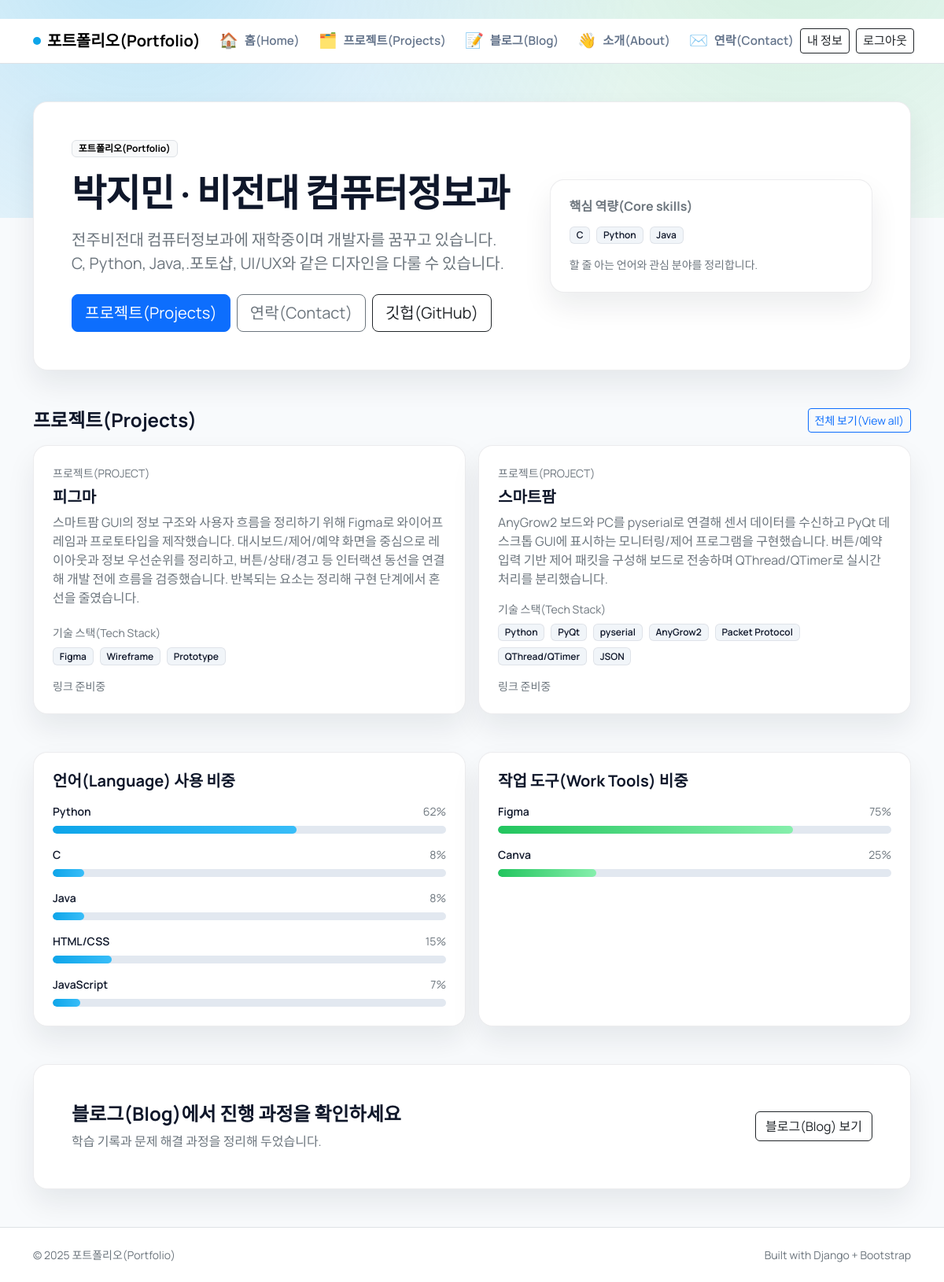
The app's page / (signed in) with its own data.
### pages/models.py (models this page shows, shortened)
class Profile(models.Model):
    user = models.OneToOneField(
        settings.AUTH_USER_MODEL,
        on_delete=models.CASCADE,
        related_name="profile",
    )
    name = models.CharField(max_length=100, blank=True)
    headline = models.CharField(max_length=200, blank=True)
    summary = models.TextField(blank=True)
    email = models.EmailField(blank=True)
    github = models.CharField(max_length=200, blank=True)
    resume = models.URLField(blank=True)
    focus_language = models.CharField(max_length=200, blank=True)
    focus_interest = models.CharField(max_length=200, blank=True)
    focus_goal = models.CharField(max_length=200, blank=True)
    updated_at = models.DateTimeField(auto_now=True)

class Project(models.Model):
    USAGE_LANGUAGE = "language"
    USAGE_TOOL = "tool"
    USAGE_OTHER = "other"
    USAGE_CHOICES = [
        (USAGE_LANGUAGE, "Language"),
        (USAGE_TOOL, "Tool"),
        (USAGE_OTHER, "Other"),
    ]
    name = models.CharField(max_length=200)
    summary = models.TextField()
    link = models.URLField(blank=True)
    tech_stack = models.JSONField(default=list, blank=True)
    details = models.JSONField(default=list, blank=True)
    highlights = models.JSONField(default=list, blank=True)
    note = models.TextField(blank=True)
    usage_title = models.CharField(max_length=120, blank=True)
    usage_type = models.CharField(max_length=20, choices=USAGE_CHOICES, blank=True)
    usage_items = models.JSONField(default=list, blank=True)
    owner = models.ForeignKey(
        settings.AUTH_USER_MODEL,
        on_delete=models.CASCADE,
        related_name="projects",
        null=True,
        blank=True,
    )
    order = models.PositiveIntegerField(default=0)
    created_at = models.DateTimeField(default=timezone.now)
    updated_at = models.DateTimeField(auto_now=True)
    class Meta:
        ordering = ["order", "-created_at"]

### pages/views.py (the view)
# urls.py: path("", views.home, name="home"),
def home(request):
    profile = _get_profile(request.user)
    projects = _get_projects(request.user)
    language_usage = _aggregate_usage(projects, Project.USAGE_LANGUAGE)
    work_usage = _aggregate_usage(projects, Project.USAGE_TOOL)
    context = {
        "profile": profile,
        "projects": projects,
        "language_usage": language_usage,
        "work_usage": work_usage,
    }
    return render(request, "pages/home.html", context)

### pages/views.py (called while the page is built)
def _get_projects(user):
    if not user.is_authenticated:
        return []
    return list(Project.objects.filter(owner=user))

def _serialize_profile(profile):
    data = {
        "name": profile.name or profile.user.get_full_name() or profile.user.username,
        "headline": profile.headline,
        "summary": profile.summary,
        "email": profile.email,
        "github": profile.github,
        "resume": profile.resume,
        "focus_language": profile.focus_language,
        "focus_interest": profile.focus_interest,
        "focus_goal": profile.focus_goal,
    }
    email = data.get("email", "")
    data["email_link"] = f"mailto:{email}" if email else ""
    github = data.get("github", "")
    if github and not github.startswith(("http://", "https://")):
        data["github_link"] = f"https://github.com/{github}"
    else:
        data["github_link"] = github
    data["resume_link"] = data.get("resume", "")
    return data

def _get_profile(user):
    if not user.is_authenticated:
        return {}
    profile, _ = Profile.objects.get_or_create(
        user=user,
        defaults={"name": user.get_full_name() or user.username},
    )
    return _serialize_profile(profile)

### pages/templates/pages/home.html (shortened to what this page needs)
﻿{% extends "blog/base.html" %}
{% block content %}
<section class="surface p-4 p-md-5 mb-5 fade-up">
  <div class="row align-items-center g-4">
    <div class="col-lg-7">
      <span class="badge text-bg-light border mb-3">포트폴리오(Portfolio)</span>
      {% if request.user.is_authenticated %}
        {% if profile.name and profile.headline %}
          <h1 class="display-5 fw-bold hero-title mb-3">{{ profile.name }} · {{ profile.headline }}</h1>
        {% elif profile.name %}
          <h1 class="display-5 fw-bold hero-title mb-3">{{ profile.name }}</h1>
        {% elif profile.headline %}
          <h1 class="display-5 fw-bold hero-title mb-3">{{ profile.headline }}</h1>
        {% else %}
          <h1 class="display-5 fw-bold hero-title mb-3">{{ request.user.username }}</h1>
        {% endif %}
        <p class="text-secondary fs-5 mb-4">{{ profile.summary|default:"소개를 입력해 주세요."|linebreaksbr }}</p>
      {% else %}
        <h1 class="display-6 fw-bold hero-title mb-3">로그인 후 내 포트폴리오를 확인할 수 있습니다.</h1>
        <p class="text-secondary fs-5 mb-4">소개, 연락처, 프로젝트 정보는 로그인 후 표시됩니다.</p>
      {% endif %}
      <div class="d-flex flex-wrap gap-2">
        <a class="btn btn-primary btn-lg" href="{% url 'projects' %}">프로젝트(Projects)</a>
        <a class="btn btn-outline-secondary btn-lg" href="{% url 'contact' %}">연락(Contact)</a>
        {% if request.user.is_authenticated %}
          {% if profile.resume_link %}
            <a class="btn btn-outline-dark btn-lg" href="{{ profile.resume_link }}" target="_blank" rel="noopener">이력서(Resume)</a>
          {% else %}
            <a class="btn btn-outline-dark btn-lg" href="{{ profile.github_link }}" target="_blank" rel="noopener">깃헙(GitHub)</a>
          {% endif %}
        {% endif %}
      </div>
    </div>
    <div class="col-lg-5">
      <div class="surface p-4">
        <h2 class="h6 fw-bold text-secondary mb-3">핵심 역량(Core skills)</h2>
        <div class="d-flex flex-wrap gap-2 mb-3">
          <span class="badge badge-skill">C</span>
          <span class="badge badge-skill">Python</span>
          <span class="badge badge-skill">Java</span>
        </div>
        <div class="small text-secondary">할 줄 아는 언어와 관심 분야를 정리합니다.</div>
      </div>
    </div>
  </div>
</section>
<section class="mb-5">
  <div class="d-flex align-items-center justify-content-between mb-3">
    <h2 class="h4 fw-bold mb-0">프로젝트(Projects)</h2>
    <a class="btn btn-sm btn-outline-primary" href="{% url 'projects' %}">전체 보기(View all)</a>
  </div>
  <div class="row row-cols-1 row-cols-md-2 g-3 stagger">
    {% for project in projects|slice:":2" %}
      {% include "pages/_project_card.html" with project=project %}
    {% endfor %}
  </div>
</section>
<section class="mb-5">
  <div class="row g-3">
    <div class="col-lg-6">
      <div class="surface p-4 h-100">
        <h2 class="h5 fw-bold mb-3">언어(Language) 사용 비중</h2>
        {% if request.user.is_authenticated %}
          {% if language_usage %}
            <div class="d-grid gap-3">
              {% for item in language_usage %}
                <div>
                  <div class="d-flex justify-content-between small mb-2">
                    <span class="fw-semibold">{{ item.label }}</span>
                    <span class="text-secondary">{{ item.percent }}%</span>
                  </div>
                  <div class="chart-track">
                    <div class="chart-fill accent" style="width: {{ item.percent }}%"></div>
                  </div>
                </div>
              {% endfor %}
            </div>
          {% else %}
            <div class="alert alert-light border">데이터(Data)가 없습니다.</div>
          {% endif %}
        {% else %}
          <div class="alert alert-light border">로그인 후 내 언어 비중을 확인할 수 있습니다.</div>
        {% endif %}
      </div>
    </div>
    <div class="col-lg-6">
      <div class="surface p-4 h-100">
        <h2 class="h5 fw-bold mb-3">작업 도구(Work Tools) 비중</h2>
        {% if request.user.is_authenticated %}
          {% if work_usage %}
            <div class="d-grid gap-3">
              {% for item in work_usage %}
                <div>
                  <div class="d-flex justify-content-between small mb-2">
                    <span class="fw-semibold">{{ item.label }}</span>
                    <span class="text-secondary">{{ item.percent }}%</span>
                  </div>
                  <div class="chart-track">
                    <div class="chart-fill accent-2" style="width: {{ item.percent }}%"></div>
                  </div>
                </div>
              {% endfor %}
            </div>
          {% else %}
            <div class="alert alert-light border">데이터(Data)가 없습니다.</div>
          {% endif %}
        {% else %}
          <div class="alert alert-light border">로그인 후 내 작업 도구 비중을 확인할 수 있습니다.</div>
        {% endif %}
      </div>
    </div>
  </div>
</section>
<section class="surface p-4 p-md-5">
  <div class="row g-3 align-items-center">
    <div class="col-md-8">
      <h2 class="h4 fw-bold mb-2">블로그(Blog)에서 진행 과정을 확인하세요</h2>
      <p class="text-secondary mb-0">학습 기록과 문제 해결 과정을 정리해 두었습니다.</p>
    </div>
    <div class="col-md-4 text-md-end">
      <a class="btn btn-outline-dark" href="{% url 'post_list' %}">블로그(Blog) 보기</a>
    </div>
  </div>
</section>
{% endblock %}

### pages/templates/pages/_project_card.html (shortened to what this page needs)
﻿<div class="col">
  <div class="surface h-100 p-4 d-flex flex-column">
    <div class="small text-uppercase text-secondary mb-2">프로젝트(Project)</div>
    <h3 class="h5 fw-bold mb-2">{{ project.name }}</h3>
    <div class="flex-grow-1">
      <p class="text-secondary mb-3">{{ project.summary }}</p>
    </div>
    <div class="mb-3">
      <div class="small text-secondary mb-2">기술 스택(Tech Stack)</div>
      <div class="d-flex flex-wrap gap-2">
        {% for tech in project.tech_stack %}
          <span class="badge badge-skill">{{ tech }}</span>
        {% endfor %}
      </div>
    </div>
    {% if project.link %}
      <a class="btn btn-sm btn-outline-primary mt-auto" href="{{ project.link }}" target="_blank" rel="noopener">링크(Link)</a>
    {% else %}
      <div class="mt-auto small text-secondary">링크 준비중</div>
    {% endif %}
  </div>
</div>

### blog/templates/blog/base.html (style rules this page uses)
:root { --ink: #0f172a; --muted: #64748b; --accent: #0ea5e9; --accent-2: #22c55e; --surface: #ffffff; --border: rgba(15, 23, 42, 0.08); --radius: 18px; }
body { font-family: "Manrope", sans-serif; color: var(--ink); background: #f8fafc; min-height: 100vh; }
body::before { content: ""; position: fixed; inset: -10% 0 auto 0; height: 55vh; background: radial-gradient(circle at 15% 20%, rgba(14, 165, 233, 0.25), transparent 60%), radial-gradient(circle at 85% 15%, rgba(34, 197, 94, 0.18), transparent 55%); z-index: -1; }
.surface { background: var(--surface); border: 1px solid var(--border); border-radius: var(--radius); box-shadow: 0 18px 36px rgba(15, 23, 42, 0.08); }
.badge-skill { background: #f1f5f9; color: var(--ink); border: 1px solid rgba(15, 23, 42, 0.08); font-weight: 600; }
.hero-title { letter-spacing: -0.02em; }
.chart-track { height: 10px; background: #e2e8f0; border-radius: 999px; overflow: hidden; }
.chart-fill { height: 100%; border-radius: 999px; }
.chart-fill.accent { background: linear-gradient(90deg, var(--accent), #38bdf8); }
.chart-fill.accent-2 { background: linear-gradient(90deg, var(--accent-2), #86efac); }
.fade-up { animation: fadeUp 0.7s ease both; }
.stagger > * { animation: fadeUp 0.7s ease both; }
.stagger > *:nth-child(2) { animation-delay: 0.08s; }

### records on screen
Profile: name "박지민", headline "비전대 컴퓨터정보과", summary "전주비전대 컴퓨터정보과에 재학중이며 개발자를 꿈꾸고 있습니다. C, Python, Java,.포토샵, UI/UX와 같은 디자인을 다룰 수 있습니다."
Project: name "피그마", summary "스마트팜 GUI의 정보 구조와 사용자 흐름을 정리하기 위해 Figma로 와이어프레임과 프로토타입을 제작했습니다. 대시보드/제어/예약 화면을 중심으로 레이아웃과 정보 우선순위를 정리하고, 버튼/상태/경고 등 인터랙션 동선을 연결해 개발 전에 흐름을 검증했습니다. 반복되는 요소는 정리해 구현 단계에서 혼선을 줄였습니다.", tech_stack "Figma" "Wireframe" "Prototype", link "링크 준비중"
Project: name "스마트팜", summary "AnyGrow2 보드와 PC를 pyserial로 연결해 센서 데이터를 수신하고 PyQt 데스크톱 GUI에 표시하는 모니터링/제어 프로그램을 구현했습니다. 버튼/예약 입력 기반 제어 패킷을 구성해 보드로 전송하며 QThread/QTimer로 실시간 처리를 분리했습니다.", tech_stack "Python" "PyQt" "pyserial" "AnyGrow2" "Packet Protocol" "QThread/QTimer" "JSON", link "링크 준비중"

### other values on screen
{{ item.label }} "Python" "C" "Java" "HTML/CSS" "JavaScript"
{{ item.percent }} "62" "8" "8" "15" "7"
{{ item.label }} "Figma" "Canva"
{{ item.percent }} "75" "25"
